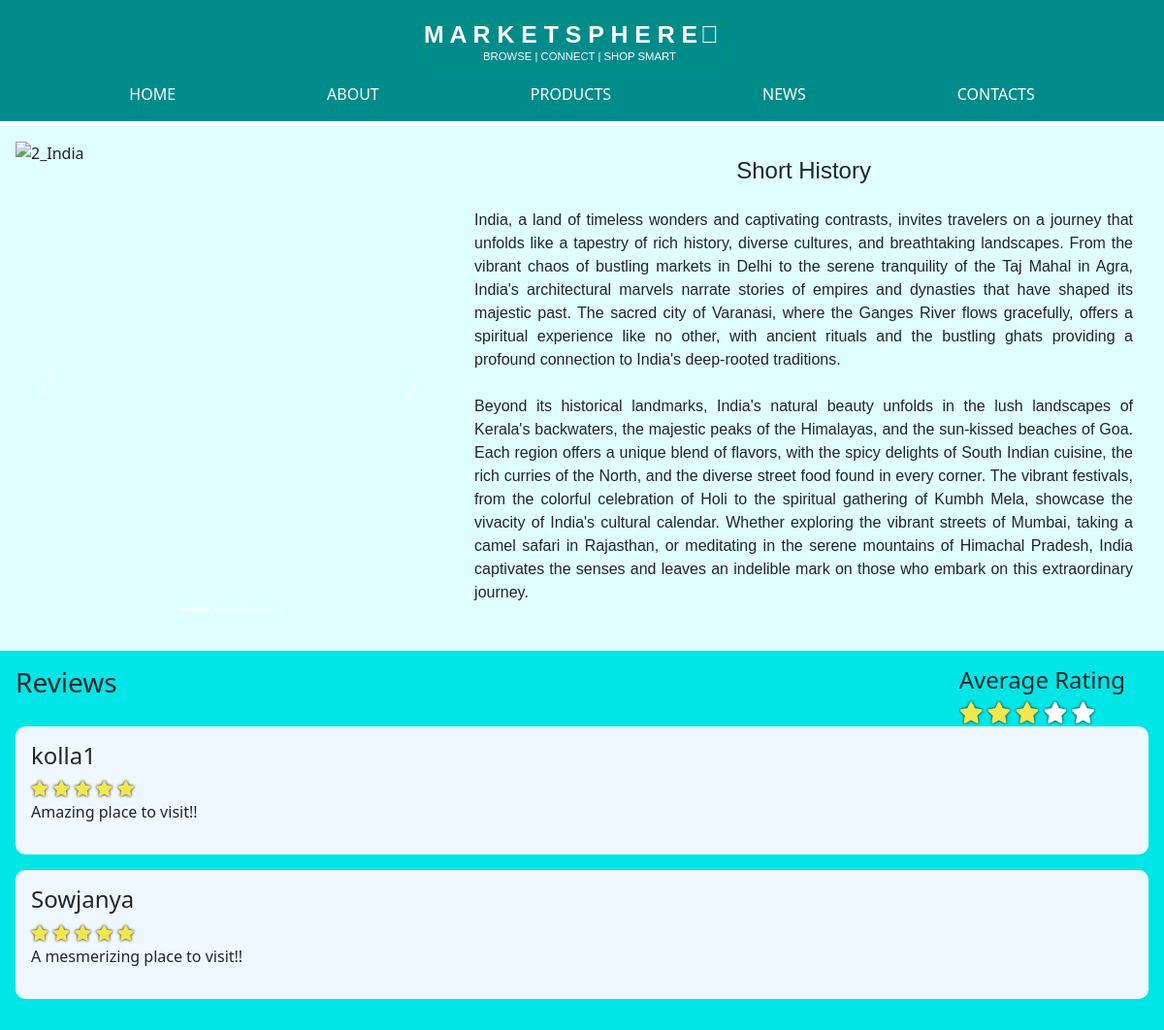
/includes/India.php, run on the app's committed database.
### tables this page shows
CREATE TABLE `Products` (
  `productId` int(11) NOT NULL,
  `productName` varchar(45) NOT NULL,
  `productCompany` varchar(45) NOT NULL,
  `productImgUrl` varchar(45) NOT NULL,
  `productPrice` decimal(7,2) NOT NULL,
  `productShortDesc` varchar(255) NOT NULL,
  `productHits` int(11) NOT NULL,
  `productRating` int(11) NOT NULL,
  `productRatingCount` int(11) NOT NULL,
  `productAvgRating` varchar(45) NOT NULL,
  `productReviewCount` int(11) NOT NULL
);

CREATE TABLE `Ratings` (
  `idRatings` int(11) NOT NULL,
  `userName` varchar(45) NOT NULL,
  `productID` int(11) NOT NULL,
  `companyName` varchar(45) NOT NULL,
  `rating` int(11) NOT NULL,
  `review` varchar(255) NOT NULL
);

### includes/India.php (the view, shortened to what this page needs)
<?php session_start();  include_once 'dbconnect.php';?>
<?php
    $result = $conn->query("SELECT * FROM Products where productId = 16");
    $prod = $result -> fetch_assoc();
    $hits = $prod["productHits"] + 1;
    $conn->query("UPDATE Products SET productHits = ".$hits." WHERE productId = 16");
?>
<!DOCTYPE html>
<html lang="en">
<head>
    <?php include 'head.php' ?>
</head>
<body class="caribbeanPage">
    <?php $page='Caribbean'; include 'navbar.php' ?>
    <div class="topContainer">
        <div id="myCarousel" class="carousel slide" data-bs-ride="carousel">
            <div class="carousel-indicators">
            <button type="button" data-bs-target="#myCarousel" data-bs-slide-to="0" class="active"></button>
            <button type="button" data-bs-target="#myCarousel" data-bs-slide-to="1"></button>
            <button type="button" data-bs-target="#myCarousel" data-bs-slide-to="2"></button>
            </div>
            <div class="carousel-inner">
            <div class="carousel-item active">
                <img src="../img/2_India.jpeg" alt="2_India" class="d-block" style="width:100%">
            </div>
            </div>
            <button class="carousel-control-prev" type="button" data-bs-target="#myCarousel" data-bs-slide="prev">
            <span class="carousel-control-prev-icon"></span>
            </button>
            <button class="carousel-control-next" type="button" data-bs-target="#myCarousel" data-bs-slide="next">
            <span class="carousel-control-next-icon"></span>
            </button>
        </div>
        <div class="longDescContainer">
            <h4 class="Desctext">Short History</h4>
            <p class="longDesc">
            India, a land of timeless wonders and captivating contrasts, invites travelers on a journey that unfolds like a tapestry of rich history, diverse cultures, and breathtaking landscapes. From the vibrant chaos of bustling markets in Delhi to the serene tranquility of the Taj Mahal in Agra, India's architectural marvels narrate stories of empires and dynasties that have shaped its majestic past. The sacred city of Varanasi, where the Ganges River flows gracefully, offers a spiritual experience like no other, with ancient rituals and the bustling ghats providing a profound connection to India's deep-rooted traditions.
            <br>
            <br>
            Beyond its historical landmarks, India's natural beauty unfolds in the lush landscapes of Kerala's backwaters, the majestic peaks of the Himalayas, and the sun-kissed beaches of Goa. Each region offers a unique blend of flavors, with the spicy delights of South Indian cuisine, the rich curries of the North, and the diverse street food found in every corner. The vibrant festivals, from the colorful celebration of Holi to the spiritual gathering of Kumbh Mela, showcase the vivacity of India's cultural calendar. Whether exploring the vibrant streets of Mumbai, taking a camel safari in Rajasthan, or meditating in the serene mountains of Himachal Pradesh, India captivates the senses and leaves an indelible mark on those who embark on this extraordinary journey.
            </p>
        </div>
    </div>
    <div class="bottomContainer">
        <div class="containerHeader">
            <h3 class="reviewsText">Reviews</h4>
            <?php
                $sql = "SELECT * FROM Products WHERE productID = 16";
                $result = mysqli_query($conn, $sql);
                $rows = mysqli_num_rows($result);
                if($rows > 0)
                {
                    while($row = $result->fetch_assoc())
                    {
                        echo "<div class='reviewContainer'>\n";
                            echo"<h4 style='margin-right:1em'>Average Rating</h4>";
                            for($i = 1; $i<=5; $i++)
                            {
                                $roundedRating = ceil($row["productAvgRating"]);
                                echo "<i class='fa fa-star ";
                                if($i <= $roundedRating)
                                {
                                    echo "checked";
                                }
                                else
                                {
                                    echo "unchecked";
                                }
                                echo"'></i>\n";
                            }
                    echo "</div>\n";
                    }
                }
            ?>
        </div>
        <?php
            $sql = "SELECT * FROM Ratings WHERE productID = 16";
            $result = mysqli_query($conn, $sql);
            $rows = mysqli_num_rows($result);
            if($rows > 0)
            {
                while($row = $result->fetch_assoc())
                {
                    echo "<div class='topReviewContainer'>\n";
                        echo "<div class='ratingContainer'>\n";
                            echo "<h4 class='currentUser'>".$row['userName']."</h4>";
                            for($i=1; $i<=5; $i++)
                            {
                                echo "<i class='fa fa-star ";
                                if($i <= $row['rating'])
                                {
                                    echo "checked";
                                }
                                else
                                {
                                    echo "unchecked";
                                }
                                echo"'></i>\n";
                            }
                        echo "</div>\n";
                        echo "<div class='reviewContainer'>\n";
                            echo "<p class='reviewText'>".$row['review']."</p>";
                        echo "</div>\n";
                    echo "</div>\n";
                }
            }
        ?>
    </div>
</body>

### css/main.css (style rules this page uses)
body, .aboutPage, .contactsPage, .productsPage, .newsPage, .securePage, .trackPage { -webkit-background-size: cover; -moz-background-size: cover; -o-background-size: cover; background-size: cover; padding-top: 130px; }
.topContainer { background: lightcyan; padding: 1em; display: flex; }
.topContainer .longDescContainer { padding: 1em; text-align: justify; padding-left: 2em; width: 70%; }
.topContainer .longDescContainer .Desctext { text-align: center; margin-bottom: 1em; }
.topContainer .longDescContainer .Desctext, .topContainer .longDescContainer .longDesc { font-family: 'Noto Sans SC', sans-serif; }
.ratingContainer .checked, .reviewContainer .checked { color: #f2e74e; text-shadow: 0 0 3px #000; }
.ratingContainer .unchecked, .reviewContainer .unchecked { color: #fff; text-shadow: 0 0 3px #000; }
.topContainer #myCarousel { width: 500px; }
.bottomContainer { padding: 1em; background: #00e6e6; }
.topReviewContainer { padding: 1em; background: aliceblue; border-radius: 10px; margin-bottom: 1em }
.containerHeader { display: flex; justify-content: space-between; }
.reviewContainer { align-items: center; }
.reviewContainer .checked, .reviewContainer .unchecked { font-size: 22px; }

### data on the page
products: productAvgRating "2.5" (drawn)
ratings: userName "kolla1", rating 5 (drawn), review "Amazing place to visit!!"
ratings: userName "Sowjanya", rating 5 (drawn), review "A mesmerizing place to visit!!"
